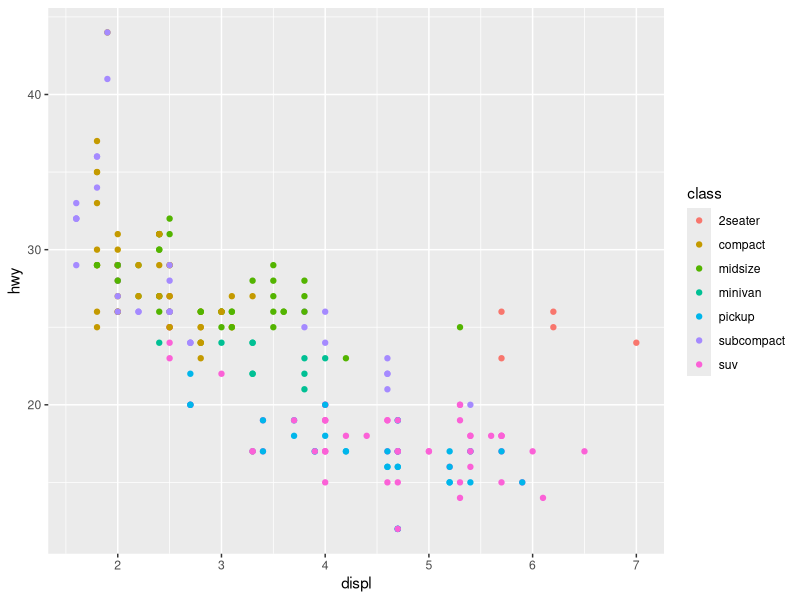
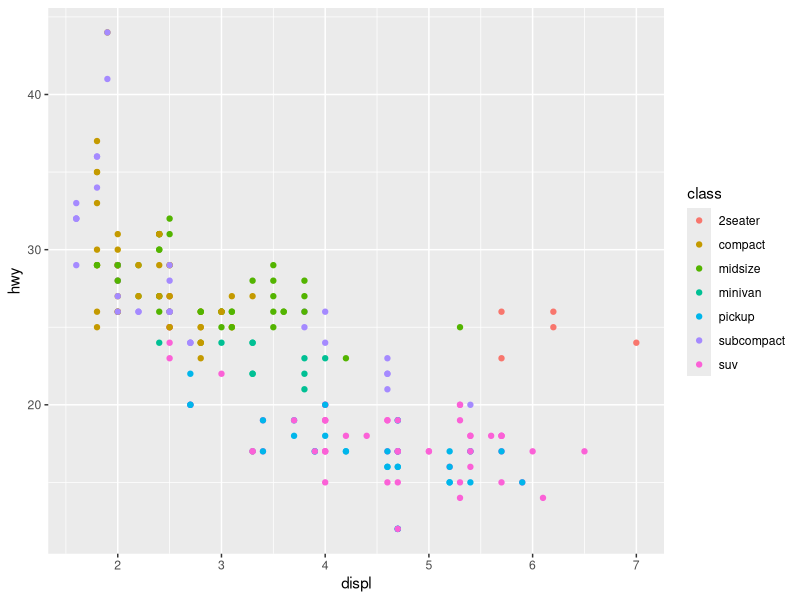
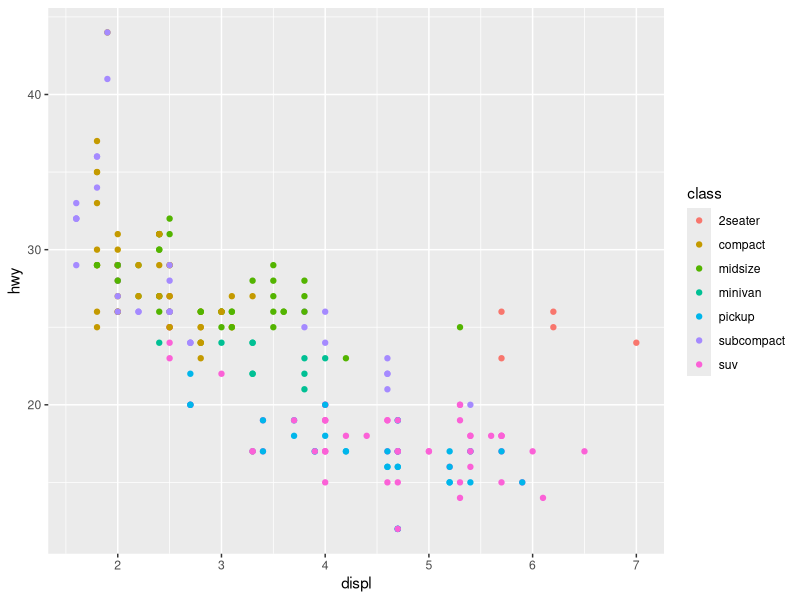
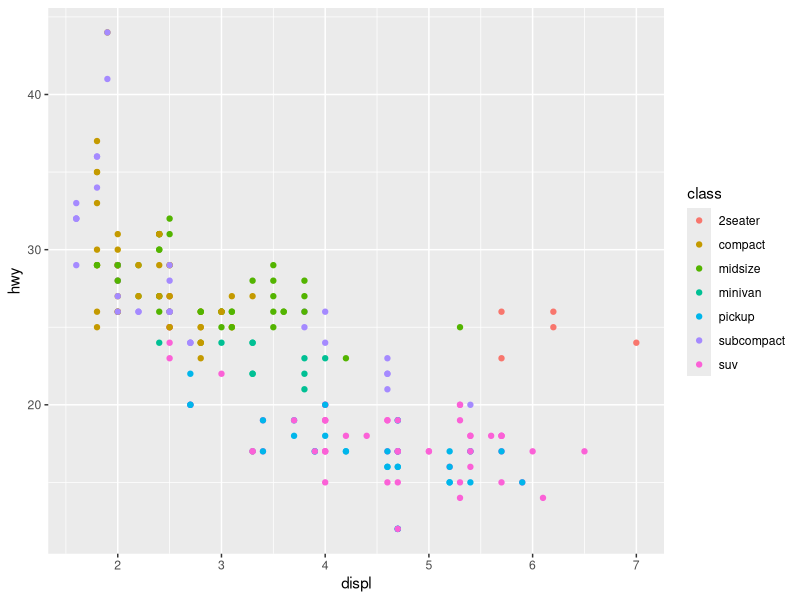
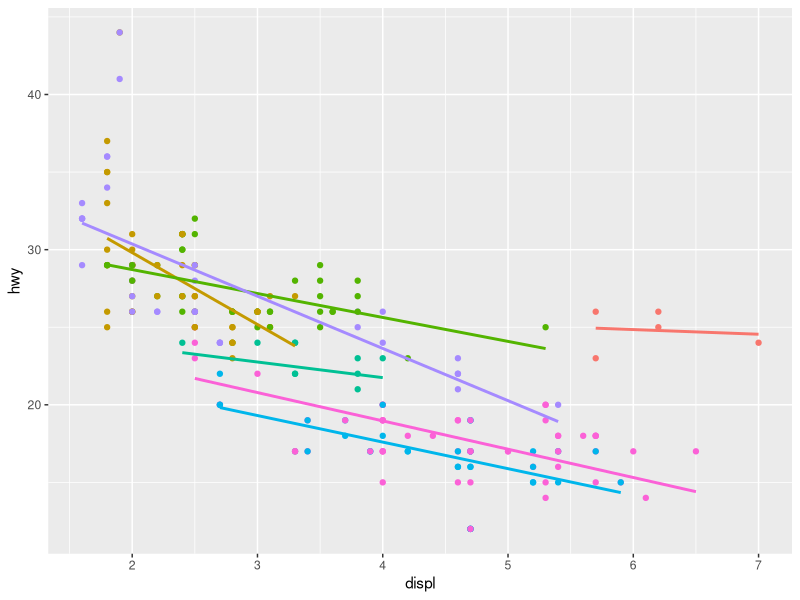
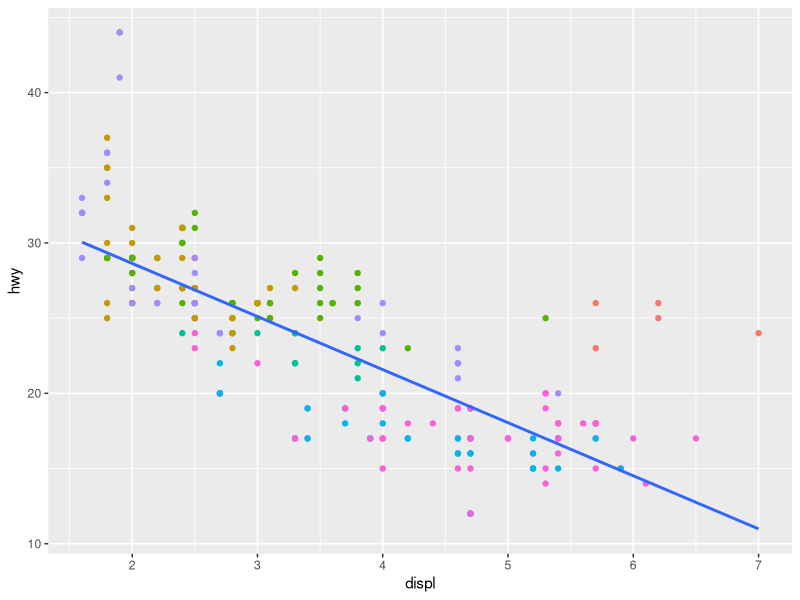

Write the R code that produced these figures, in order.

# -------------------------------------------------------------------------

        # aesthetic mappings 

# -------------------------------------------------------------------------
        
# aes() , describe how variables are
# mapped to visual properties or aesthetics. aes() takes a sequence of
# aesthetic-variable pairs like this:

# -------------------------------------------------------------------------

  # aes(x = displ, y = hwy, colour = class) equivalent to 
  # aes(displ, hwy, colour = class)

# -------------------------------------------------------------------------
# While you can do data manipulation in aes() , e.g. aes(log(carat),
# log(price)) , it’s best to only do simple calculations. It’s better to move com-
# plex transformations out of the aes() call and into an explicit dplyr::mutate()
# call,

# -------------------------------------------------------------------------

# Never refer to a variable with $ (e.g., diamonds$carat ) in aes() . This breaks
# containment, so that the plot no longer contains everything it needs, and
# causes problems if ggplot2 changes the order of the rows, as it does when
# facetting.

# -------------------------------------------------------------------------

# Specifying the Aesthetics in the Plot vs. in the Layers

# -------------------------------------------------------------------------
library(ggplot2)
            # aesthetics inside aes
ggplot(mpg, aes(displ, hwy, colour = class)) +
  geom_point()
          
          # aesthetics inside a layer 
ggplot(mpg, aes(displ, hwy)) +
  geom_point(aes(colour = class))
      
    # in both 
ggplot(mpg, aes(displ)) +
  geom_point(aes(y = hwy, colour = class))

    # inside another layer 
ggplot(mpg) +
  geom_point(aes(displ, hwy, colour = class))

# -------------------------------------------------------------------------

ggplot(mpg, aes(displ, hwy, colour = class)) +
  geom_point() +
  geom_smooth(method = "lm", se = FALSE) +
  theme(legend.position = "none")

# -------------------------------------------------------------------------

ggplot(mpg, aes(displ, hwy)) +
  geom_point(aes(colour = class)) +
  geom_smooth(method = "lm", se = FALSE) +
  theme(legend.position = "none")
